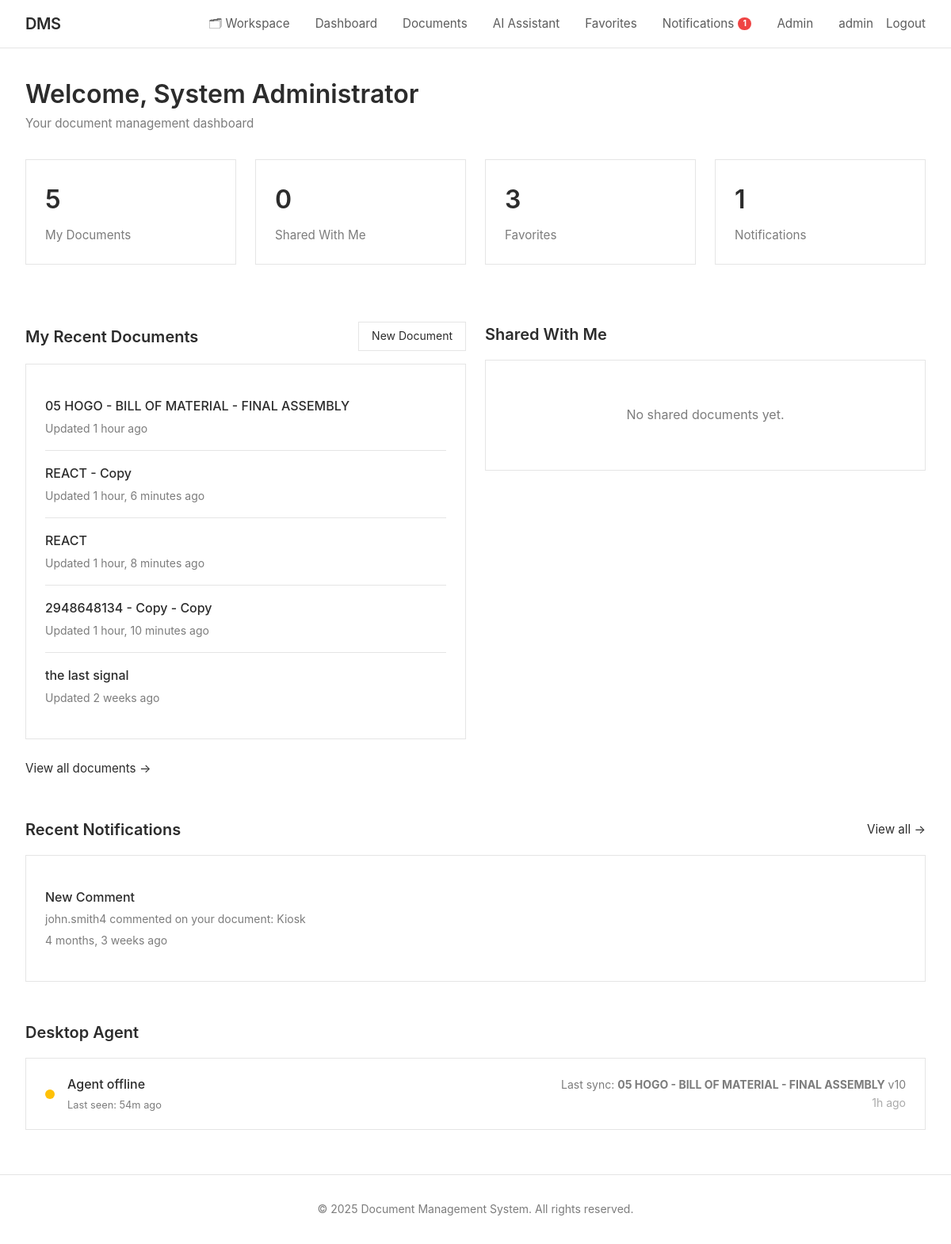
/dashboard/ (signed in), run on the app's committed database.
### documents/models.py (models this page shows, shortened)
class User(AbstractUser):
    USER_TYPE_CHOICES = [
        ('guest', 'Guest'),
        ('user', 'Regular User'),
        ('admin', 'Admin'),
    ]
    user_type = models.CharField(max_length=10, choices=USER_TYPE_CHOICES, default='user')
    role = models.ForeignKey(Role, on_delete=models.SET_NULL, null=True, blank=True, related_name='users')
    bio = models.TextField(blank=True)
    avatar = models.ImageField(upload_to='avatars/', null=True, blank=True)
    phone = models.CharField(max_length=20, blank=True)
    department = models.CharField(max_length=100, blank=True)
    created_at = models.DateTimeField(auto_now_add=True)
    updated_at = models.DateTimeField(auto_now=True)
    last_activity = models.DateTimeField(auto_now=True)
    is_active = models.BooleanField(default=True)
    class Meta:
        ordering = ['-created_at']
    def is_admin(self):
        return self.user_type == 'admin'

class Document(models.Model):
    ACCESS_LEVEL_CHOICES = [
        ('public', 'Public'),
        ('private', 'Private'),
        ('role', 'Role-Based'),
        ('custom', 'Custom Users'),
    ]
    title = models.CharField(max_length=255)
    description = models.TextField(blank=True)
    file = models.FileField(upload_to=document_upload_path)
    file_size = models.BigIntegerField(default=0, help_text="Size in bytes")
    file_type = models.CharField(max_length=100, blank=True)
    owner = models.ForeignKey(User, on_delete=models.CASCADE, related_name='owned_documents')
    access_level = models.CharField(max_length=10, choices=ACCESS_LEVEL_CHOICES, default='private')
    required_role_level = models.IntegerField(
        default=1,
        validators=[MinValueValidator(1), MaxValueValidator(100)],
        help_text="Minimum role level required (for role-based access)"
    )
    category = models.ForeignKey(Category, on_delete=models.SET_NULL, null=True, blank=True, related_name='documents')
    folder   = models.ForeignKey('Folder', on_delete=models.SET_NULL, null=True, blank=True,
                                 related_name='folder_documents')
    tags = models.ManyToManyField(Tag, blank=True, related_name='documents')
    shared_with = models.ManyToManyField(User, blank=True, related_name='shared_documents')
    version = models.IntegerField(default=1)
    is_locked = models.BooleanField(default=False, help_text="Locked documents cannot be edited")
    locked_by = models.ForeignKey(User, on_delete=models.SET_NULL, null=True, blank=True, related_name='locked_documents')
    views_count = models.IntegerField(default=0)
    downloads_count = models.IntegerField(default=0)
    created_at = models.DateTimeField(auto_now_add=True)
    updated_at = models.DateTimeField(auto_now=True)
    allow_comments = models.BooleanField(default=True)
    allow_download = models.BooleanField(default=True)
    is_deleted = models.BooleanField(default=False)
    deleted_at = models.DateTimeField(null=True, blank=True)
    class Meta:
        ordering = ['-updated_at', '-created_at']
        indexes = [
            models.Index(fields=['owner', 'access_level']),
            models.Index(fields=['created_at']),
            models.Index(fields=['title']),
        ]

class Notification(models.Model):
    NOTIFICATION_TYPES = [
        ('document_shared', 'Document Shared'),
        ('document_updated', 'Document Updated'),
        ('comment_added', 'Comment Added'),
        ('comment_reply', 'Comment Reply'),
        ('permission_changed', 'Permission Changed'),
        ('mention', 'Mentioned'),
    ]
    recipient = models.ForeignKey(User, on_delete=models.CASCADE, related_name='notifications')
    sender = models.ForeignKey(User, on_delete=models.SET_NULL, null=True, blank=True, related_name='sent_notifications')
    notification_type = models.CharField(max_length=30, choices=NOTIFICATION_TYPES)
    title = models.CharField(max_length=255)
    message = models.TextField()
    document = models.ForeignKey(Document, on_delete=models.CASCADE, null=True, blank=True, related_name='notifications')
    is_read = models.BooleanField(default=False)
    created_at = models.DateTimeField(auto_now_add=True)
    class Meta:
        ordering = ['-created_at']

### documents/views.py (the view)
# urls.py: path('dashboard/', views.dashboard_view, name='dashboard'),
@login_required
def dashboard_view(request):
    user = request.user
    my_documents = Document.objects.filter(
        owner=user,
        is_deleted=False
    ).select_related('category')[:5]
    recent_views = ActivityLog.objects.filter(
        user=user,
        action='view'
    ).select_related('document').order_by('-created_at')[:5]
    shared_documents = user.shared_documents.filter(
        is_deleted=False
    ).select_related('owner', 'category')[:5]
    favorites = Favorite.objects.filter(
        user=user
    ).select_related('document', 'document__owner')[:5]
    unread_notifications = user.notifications.filter(is_read=False)[:5]
    stats = {
        'total_documents': my_documents.count(),
        'shared_with_me': shared_documents.count(),
        'favorites': favorites.count(),
        'unread_notifications': unread_notifications.count(),
    }
    context = {
        'my_documents': my_documents,
        'recent_views': recent_views,
        'shared_documents': shared_documents,
        'favorites': favorites,
        'unread_notifications': unread_notifications,
        'stats': stats,
    }
    return render(request, 'documents/dashboard.html', context)

### documents/context_processors.py (called while the page is built)
def unread_notifications(request):
    if request.user.is_authenticated:
        count = Notification.objects.filter(recipient=request.user, is_read=False).count()
        return {'unread_notifications_count': count}
    return {'unread_notifications_count': 0}

### documents/templates/documents/dashboard.html (shortened to what this page needs)
{% extends 'documents/base.html' %}
{% block content %}
<div style="margin-bottom: 2rem;">
    <h1 style="font-size: 2rem; font-weight: 600; color: #2c2c2c;">
        Welcome, {{ user.get_full_name|default:user.username }}
    </h1>
    <p style="font-size: 0.95rem; color: #7c7c7c;">
        Your document management dashboard
    </p>
</div>
<div class="grid grid-4" style="margin-bottom: 3rem;">
    <div class="card">
        <h3 style="font-size: 2rem; font-weight: 600; color: #2c2c2c; margin-bottom: 0.5rem;">
            {{ stats.total_documents }}
        </h3>
        <p style="font-size: 0.95rem; color: #7c7c7c;">
            My Documents
        </p>
    </div>
    <div class="card">
        <h3 style="font-size: 2rem; font-weight: 600; color: #2c2c2c; margin-bottom: 0.5rem;">
            {{ stats.shared_with_me }}
        </h3>
        <p style="font-size: 0.95rem; color: #7c7c7c;">
            Shared With Me
        </p>
    </div>
    <div class="card">
        <h3 style="font-size: 2rem; font-weight: 600; color: #2c2c2c; margin-bottom: 0.5rem;">
            {{ stats.favorites }}
        </h3>
        <p style="font-size: 0.95rem; color: #7c7c7c;">
            Favorites
        </p>
    </div>
    <div class="card">
        <h3 style="font-size: 2rem; font-weight: 600; color: #2c2c2c; margin-bottom: 0.5rem;">
            {{ stats.unread_notifications }}
        </h3>
        <p style="font-size: 0.95rem; color: #7c7c7c;">
            Notifications
        </p>
    </div>
</div>
<div class="grid grid-2">
    <div>
        <div style="display: flex; justify-content: space-between; align-items: center; margin-bottom: 1rem;">
            <h2 style="font-size: 1.25rem; font-weight: 600; color: #2c2c2c;">
                My Recent Documents
            </h2>
            <a href="{% url 'document_create' %}" class="btn-secondary btn btn-small">
                New Document
            </a>
        </div>
        {% if my_documents %}
            <div class="card">
                {% for document in my_documents %}
                    <div style="padding: 1rem 0; {% if not forloop.last %}border-bottom: 1px solid #e5e5e5;{% endif %}">
                        <h3 style="font-size: 1rem; font-weight: 500; margin-bottom: 0.25rem;">
                            <a href="{% url 'document_detail' document.pk %}" style="color: #2c2c2c; text-decoration: none;">
                                {{ document.title }}
                            </a>
                        </h3>
                        <p style="font-size: 0.875rem; color: #7c7c7c;">
                            Updated {{ document.updated_at|timesince }} ago
                        </p>
                    </div>
                {% endfor %}
            </div>
            <div style="margin-top: 1rem;">
                <a href="{% url 'document_list' %}" style="color: #2c2c2c; text-decoration: none; font-size: 0.95rem;">
                    View all documents →
                </a>
            </div>
        {% else %}
            <div class="card">
                <p style="color: #7c7c7c; text-align: center; padding: 2rem 0;">
                    No documents yet. Create your first document to get started.
                </p>
            </div>
        {% endif %}
    </div>
    <div>
        <h2 style="font-size: 1.25rem; font-weight: 600; color: #2c2c2c; margin-bottom: 1rem;">
            Shared With Me
        </h2>
        {% if shared_documents %}
            <div class="card">
                {% for document in shared_documents %}
                    <div style="padding: 1rem 0; {% if not forloop.last %}border-bottom: 1px solid #e5e5e5;{% endif %}">
                        <h3 style="font-size: 1rem; font-weight: 500; margin-bottom: 0.25rem;">
                            <a href="{% url 'document_detail' document.pk %}" style="color: #2c2c2c; text-decoration: none;">
                                {{ document.title }}
                            </a>
                        </h3>
                        <p style="font-size: 0.875rem; color: #7c7c7c;">
                            By {{ document.owner.username }}
                        </p>
                    </div>
                {% endfor %}
            </div>
        {% else %}
            <div class="card">
                <p style="color: #7c7c7c; text-align: center; padding: 2rem 0;">
                    No shared documents yet.
                </p>
            </div>
        {% endif %}
    </div>
</div>
{% if unread_notifications %}
<div style="margin-top: 3rem;">
    <div style="display: flex; justify-content: space-between; align-items: center; margin-bottom: 1rem;">
        <h2 style="font-size: 1.25rem; font-weight: 600; color: #2c2c2c;">
            Recent Notifications
        </h2>
        <a href="{% url 'notifications_list' %}" style="color: #2c2c2c; text-decoration: none; font-size: 0.95rem;">
            View all →
        </a>
    </div>
    <div class="card">
        {% for notification in unread_notifications %}
            <div style="padding: 1rem 0; {% if not forloop.last %}border-bottom: 1px solid #e5e5e5;{% endif %}">
                <h3 style="font-size: 1rem; font-weight: 500; margin-bottom: 0.25rem;">
                    {{ notification.title }}
                </h3>
                <p style="font-size: 0.875rem; color: #7c7c7c;">
                    {{ notification.message }}
                </p>
                <p style="font-size: 0.875rem; color: #7c7c7c; margin-top: 0.25rem;">
                    {{ notification.created_at|timesince }} ago
                </p>
            </div>
        {% endfor %}
    </div>
</div>
{% endif %}
<div style="margin-top: 3rem;">
    <h2 style="font-size: 1.25rem; font-weight: 600; color: #2c2c2c; margin-bottom: 1rem;">
        Desktop Agent
    </h2>
    <div class="card" style="display: flex; align-items: center; justify-content: space-between; padding: 1.25rem 1.5rem;">
        <div style="display: flex; align-items: center; gap: 1rem;">
            <span id="agent-dot" style="width:12px;height:12px;border-radius:50%;background:#ccc;flex-shrink:0;"></span>
            <div>
                <p id="agent-status-text" style="font-weight: 500; color: #2c2c2c; margin: 0;">Checking…</p>
                <p id="agent-last-seen" style="font-size: 0.8rem; color: #7c7c7c; margin: 0.2rem 0 0;"></p>
            </div>
        </div>
        <div id="agent-sync-info" style="font-size: 0.875rem; color: #7c7c7c; text-align: right;"></div>
    </div>
</div>
{% endblock %}

### documents/templates/documents/base.html (shortened to what this page needs)
<!DOCTYPE html>
<html lang="en">
<head>
</head>
<body>
    <header class="header">
        <div class="header-content">
            <a href="{% url 'home' %}" class="logo">DMS</a>
            <nav class="nav">
                {% if user.is_authenticated %}
                    <a href="{% url 'workspace' %}"
                       style="{% if request.resolver_match.url_name == 'workspace' %}font-weight:700{% endif %}">🗂 Workspace</a>
                    <a href="{% url 'dashboard' %}">Dashboard</a>
                    <a href="{% url 'document_list' %}">Documents</a>
                    <a href="{% url 'chatbot' %}">AI Assistant</a>
                    <a href="{% url 'favorites_list' %}">Favorites</a>
                    <a href="{% url 'notifications_list' %}" style="position:relative;display:inline-flex;align-items:center;gap:.3rem;">
                        Notifications
                        {% if unread_notifications_count %}
                        <span style="background:#ef4444;color:#fff;font-size:.65rem;font-weight:700;line-height:1;padding:.2rem .4rem;border-radius:999px;min-width:16px;text-align:center;">{{ unread_notifications_count }}</span>
                        {% endif %}
                    </a>
                    {% if user.is_admin %}
                        <a href="{% url 'admin_users_list' %}">Admin</a>
                    {% endif %}
                    <div class="nav-user">
                        <a href="{% url 'profile' %}">{{ user.username }}</a>
                        <a href="{% url 'logout' %}">Logout</a>
                    </div>
                {% else %}
                    <a href="{% url 'home' %}">Home</a>
                    <a href="{% url 'login' %}">Login</a>
                    <a href="{% url 'register' %}">Register</a>
                {% endif %}
            </nav>
        </div>
    </header>
    <main class="container">
        {% block content %}{% endblock %}
    </main>
    <footer class="footer">
        <p>&copy; 2025 Document Management System. All rights reserved.</p>
    </footer>
</body>
</html>

### documents/templates/documents/base.html (style rules this page uses)
* { margin: 0; padding: 0; box-sizing: border-box; }
body { font-family: -apple-system, BlinkMacSystemFont, 'Segoe UI', Arial, sans-serif; background: #ffffff; color: #2c2c2c; line-height: 1.6; min-height: 100vh; display: flex; flex-direction: column; }
.header { background: #ffffff; border-bottom: 1px solid #e5e5e5; padding: 0 2rem; position: sticky; top: 0; z-index: 100; }
.header-content { max-width: 1400px; margin: 0 auto; display: flex; justify-content: space-between; align-items: center; height: 60px; }
.logo { font-size: 1.25rem; font-weight: 600; color: #2c2c2c; text-decoration: none; letter-spacing: -0.5px; }
.nav { display: flex; gap: 2rem; align-items: center; }
.nav a { color: #5c5c5c; text-decoration: none; font-size: 0.95rem; transition: color 0.2s; }
.nav-user { display: flex; align-items: center; gap: 1rem; }
.container { flex: 1; width: 100%; max-width: 1400px; margin: 0 auto; padding: 2rem; }
.btn { display: inline-block; padding: 0.625rem 1.5rem; background: #2c2c2c; color: #ffffff; text-decoration: none; border: none; cursor: pointer; font-size: 0.95rem; transition: background 0.2s; }
.btn-secondary { background: #ffffff; color: #2c2c2c; border: 1px solid #e5e5e5; }
.btn-small { padding: 0.4rem 1rem; font-size: 0.875rem; }
.card { background: #ffffff; border: 1px solid #e5e5e5; padding: 1.5rem; margin-bottom: 1.5rem; }
.grid { display: grid; gap: 1.5rem; }
.grid-2 { grid-template-columns: repeat(2, 1fr); }
.grid-4 { grid-template-columns: repeat(4, 1fr); }
.footer { border-top: 1px solid #e5e5e5; padding: 2rem; text-align: center; color: #7c7c7c; font-size: 0.875rem; margin-top: auto; }

### data on the page
User: username "admin", get_full_name "System Administrator"
Document: title "05 HOGO - BILL OF MATERIAL - FINAL ASSEMBLY", updated_at "1 hour"
Document: title "REACT - Copy", updated_at "1 hour, 6 minutes"
Document: title "REACT", updated_at "1 hour, 8 minutes"
Document: title "2948648134 - Copy - Copy", updated_at "1 hour, 10 minutes"
Document: title "the last signal", updated_at "2 weeks"
Notification: title "New Comment", message "john.smith4 commented on your document: Kiosk", created_at "4 months, 3 weeks"

### other printed values
{{ unread_notifications_count }} "1"
{{ stats.total_documents }} "5"
{{ stats.shared_with_me }} "0"
{{ stats.favorites }} "3"
{{ stats.unread_notifications }} "1"
